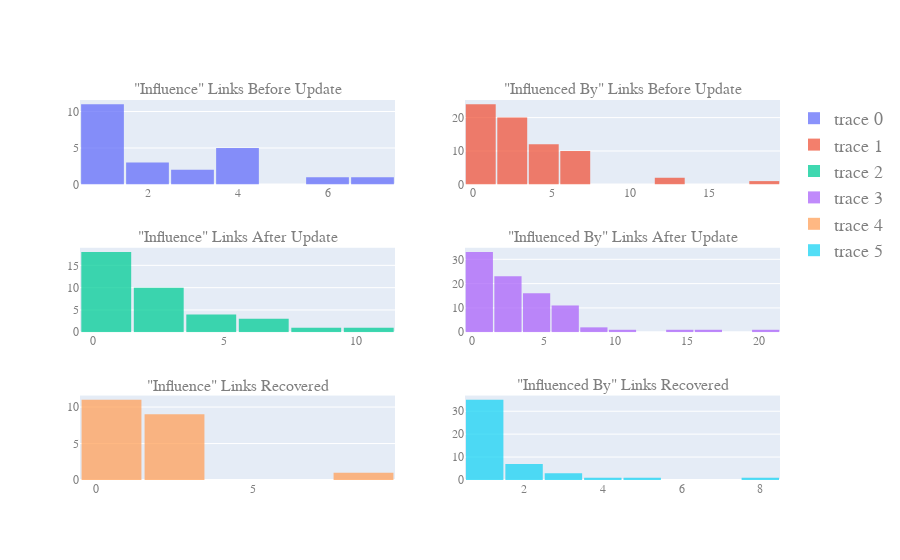

Source (notebook cell):
### Markdown cell above
Number of nodes 2012
Total number of Total influence links 1776 =2259=> 4035
Total influenced by links 2580 =1455=> 4035
 
Philosophers with only “influence” links updated 211
Philosophers with only “influenced by” links updated 298
Philosophers with both links updated 329

Philosophers with no influence links 1599 =310=> 1289
Philosophers with no influenced by links 1398 =298=> 1100
Isolated philosophers before correcting links 1365 =407=> 958

====== Women

Number of nodes 261
Total number of influence links 56=40=> 96
Total influenced by links 232=75=> 307

Philosophers with no influence links 238=14=>224
Philosophers with no influenced by links 192=20=>172
Isolated philosophers before correcting links 189=26=> 163

### Code cell
# women philosophers
print("%%%%%%%%%%%%%%%% For women philosophers %%%%%%%%%%%%%%%%%%%")
women_info_count_list = [item for item in db_philo_info_count_list if "women" in item["inclusion"]]
find_isolated(women_info_count_list, "before_update")
find_isolated(women_info_count_list, "after_update")
find_isolated(women_info_count_list, "update")
describe_count(key_list, women_info_count_list)

# count all the updated influence and influenced by links
count_influ_update = 0
count_influBy_update = 0
for item in women_info_count_list:
    count_influ_update += item['influ_count']['influ_update']
    count_influBy_update += item['influ_count']['influBy_update']
print("count_influ_update:", count_influ_update)
print("count_influBy_update:", count_influBy_update)

# count all influence and influenced by links
count_influence = 0
count_influencedBy = 0
for item in women_info_count_list:
    count_influence += item['influ_count']['influence']
    count_influencedBy += item['influ_count']['influencedBy']
print("count_influence:", count_influence)
print("count_influencedBy:", count_influencedBy)

# count all inferred influence and influenced by links
count_influence_inferred = 0
count_influencedBy_inferred = 0
for item in women_info_count_list:
    count_influence_inferred += item['influ_count']['influence_inferred']
    count_influencedBy_inferred += item['influ_count']['influencedBy_inferred']
print("count_influence_inferred:", count_influence_inferred)
print("count_influencedBy_inferred:", count_influencedBy_inferred)

### Figure 1 — Plotly figure (JSON) as saved in the notebook; plotly's stock layout.template omitted (floating-point values rounded to 4 significant figures)
{"data": [{"opacity": 0.75, "type": "histogram", "x": [2, 1, 4, 4, 1, 7, 4, 2, 1, 4, 1, 1, 1, 1, 1, 1, 2, 3, 3, 1, 4, 6, 1], "xaxis": "x", "yaxis": "y"}, {"opacity": 0.75, "type": "histogram", "x": [1, 3, 3, 3, 6, 1, 1, 1, 3, 3, 2, 6, 12, 3, 5, 12, 2, 5, 1, 1, 2, 4, 1, 6, 1, 5, 4, 2, 1, 1, 2, 3, 6, 1, 6, 4, 7, 3, 1, 2, 1, 6, 4, 1, 5, 1, 3, 1, 6, 1, 1, 3, 4, 2, 1, 1, 1, 1, 1, 4, 6, 2, 1, 4, 3, 18, 3, 5, 6], "xaxis": "x2", "yaxis": "y2"}, {"opacity": 0.75, "type": "histogram", "x": [1, 1, 2, 1, 4, 3, 5, 3, 2, 10, 9, 2, 6, 2, 1, 2, 1, 6, 1, 1, 1, 1, 1, 1, 1, 1, 2, 1, 2, 4, 3, 1, 1, 5, 6, 1, 1], "xaxis": "x3", "yaxis": "y3"}, {"opacity": 0.75, "type": "histogram", "x": [1, 1, 1, 4, 3, 3, 6, 1, 1, 3, 1, 2, 1, 1, 4, 3, 8, 1, 2, 7, 14, 5, 6, 16, 2, 5, 1, 1, 3, 4, 1, 4, 7, 1, 6, 4, 1, 4, 1, 1, 1, 3, 1, 2, 2, 3, 6, 1, 1, 8, 4, 7, 1, 3, 4, 1, 2, 1, 2, 6, 4, 1, 6, 1, 3, 1, 11, 1, 1, 1, 4, 4, 2, 2, 2, 1, 1, 2, 4, 7, 3, 1, 1, 4, 3, 21, 3, 5, 7], "xaxis": "x4", "yaxis": "y4"}, {"opacity": 0.75, "type": "histogram", "x": [1, 1, 3, 1, 2, 2, 3, 9, 2, 2, 2, 1, 2, 1, 1, 1, 2, 1, 1, 1, 1], "xaxis": "x5", "yaxis": "y5"}, {"opacity": 0.75, "type": "histogram", "x": [1, 1, 1, 1, 2, 1, 2, 1, 1, 8, 1, 1, 2, 2, 1, 4, 1, 1, 3, 1, 1, 1, 2, 1, 1, 1, 2, 1, 1, 1, 2, 1, 3, 1, 1, 1, 1, 5, 1, 1, 1, 1, 1, 1, 1, 1, 3, 1], "xaxis": "x6", "yaxis": "y6"}], "layout": {"annotations": [{"font": {"size": 16}, "showarrow": false, "text": "\"Influence\" Links Before Update", "x": 0.225, "xanchor": "center", "xref": "paper", "y": 1, "yanchor": "bottom", "yref": "paper"}, {"font": {"size": 16}, "showarrow": false, "text": "\"Influenced By\" Links Before Update", "x": 0.775, "xanchor": "center", "xref": "paper", "y": 1, "yanchor": "bottom", "yref": "paper"}, {"font": {"size": 16}, "showarrow": false, "text": "\"Influence\" Links After Update", "x": 0.225, "xanchor": "center", "xref": "paper", "y": 0.6111, "yanchor": "bottom", "yref": "paper"}, {"font": {"size": 16}, "showarrow": false, "text": "\"Influenced By\" Links After Update", "x": 0.775, "xanchor": "center", "xref": "paper", "y": 0.6111, "yanchor": "bottom", "yref": "paper"}, {"font": {"size": 16}, "showarrow": false, "text": "\"Influence\" Links Recovered", "x": 0.225, "xanchor": "center", "xref": "paper", "y": 0.2222, "yanchor": "bottom", "yref": "paper"}, {"font": {"size": 16}, "showarrow": false, "text": "\"Influenced By\" Links Recovered", "x": 0.775, "xanchor": "center", "xref": "paper", "y": 0.2222, "yanchor": "bottom", "yref": "paper"}], "bargap": 0.05, "barmode": "overlay", "font": {"color": "#7f7f7f", "family": "calibri", "size": 18}, "xaxis": {"anchor": "y", "domain": [0, 0.45], "tickfont": {"size": 12}, "title": {"font": {"size": 12}}}, "xaxis2": {"anchor": "y2", "domain": [0.55, 1], "tickfont": {"size": 12}, "title": {"font": {"size": 12}}}, "xaxis3": {"anchor": "y3", "domain": [0, 0.45], "tickfont": {"size": 12}, "title": {"font": {"size": 12}}}, "xaxis4": {"anchor": "y4", "domain": [0.55, 1], "tickfont": {"size": 12}, "title": {"font": {"size": 12}}}, "xaxis5": {"anchor": "y5", "domain": [0, 0.45], "tickfont": {"size": 12}, "title": {"font": {"size": 12}}}, "xaxis6": {"anchor": "y6", "domain": [0.55, 1], "tickfont": {"size": 12}, "title": {"font": {"size": 12}}}, "yaxis": {"anchor": "x", "domain": [0.7778, 1], "tickfont": {"size": 12}, "title": {"font": {"size": 12}}}, "yaxis2": {"anchor": "x2", "domain": [0.7778, 1], "tickfont": {"size": 12}, "title": {"font": {"size": 12}}}, "yaxis3": {"anchor": "x3", "domain": [0.3889, 0.6111], "tickfont": {"size": 12}, "title": {"font": {"size": 12}}}, "yaxis4": {"anchor": "x4", "domain": [0.3889, 0.6111], "tickfont": {"size": 12}, "title": {"font": {"size": 12}}}, "yaxis5": {"anchor": "x5", "domain": [0, 0.2222], "tickfont": {"size": 12}, "title": {"font": {"size": 12}}}, "yaxis6": {"anchor": "x6", "domain": [0, 0.2222], "tickfont": {"size": 12}, "title": {"font": {"size": 12}}}}}
